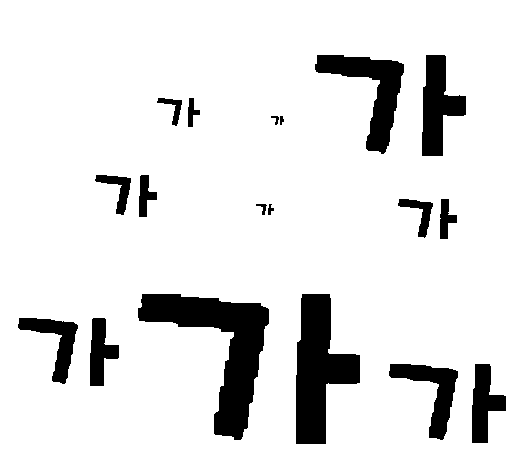
#> input picture img/findword.png, 526 x 465 px, found by its file name
$ python rectangleDectection.py
#> lines starting #> are read from the running program, lines starting #| are printed output that depends on the picture; after the words box and inside, x2 and y2 are one past the last pixel; in counts of white or black regions, pixels touching at a corner belong together
import cv2 as cv

# 이미지 파일 불러오기(컬러)
imgColor = cv.imread('img/findword.png', cv.IMREAD_COLOR)
#> imgColor is the input picture: shape (465, 526, 3); 89% white; 18 black regions, largest, box (x1, y1, x2, y2) and area: (138, 294, 269, 440) 7090, (296, 294, 360, 444) 5511, (315, 55, 404, 154) 3247

# 컬러 이미지를 그레이스케일로 변환
imgGrayscale = cv.cvtColor(imgColor, cv.COLOR_BGR2GRAY)
# cv.waitKey(0)

# 그레이스케일로 변환된 이미지를 바이너리로 변환
ret, imgBinary = cv.threshold(imgGrayscale, 127, 255, cv.THRESH_BINARY_INV|cv.THRESH_OTSU)
#> imgBinary: shape (465, 526); 11% white; 18 white regions
#> ret = 0
cv.imshow('original', imgColor)
cv.imshow('grayscale', imgGrayscale)
cv.imshow('binary', imgBinary)
cv.waitKey(0)

# contours = 동일한 색을 가지고 있는 영역의 경계선 정보
# RETR_EXTERNAL = contours 정보 중에서 바깥쪽 라인만 찾는다.
# CHAIN_APPROX_SIMPLE = contours 라인을 그릴 수 있는 포인트를 반환
contours, hierarchy = cv.findContours(imgBinary, cv.RETR_EXTERNAL, cv.CHAIN_APPROX_SIMPLE)
#> contours = 18 contours, 2 with area under 20; largest, box (x1, y1, x2, y2) and area: (138, 294, 269, 440) 6824, (296, 294, 360, 444) 5302, (315, 55, 404, 154) 3072, (422, 55, 466, 156) 2380, (389, 364, 458, 440) 1808

for count in contours:
    #countours의 꼭지점 갯수
    size = len(count)
    print(size)

    # epsilon = 근사 정확도, 외곽선 길이값 구하기 위한 값, 외곽선이 닫힌 폐외곽선 기준
    epsilon = 0.005 * cv.arcLength(count, True)
    # approx = epsilon값에 따라 꼭지점 수를 줄여서 새로운 도형을 반환
    approx = cv.approxPolyDP(count, epsilon, True)

    # 반환된 도형의 꼭지점 갯수
    size = len(approx)
    print(size)

    cv.line(imgColor, tuple(approx[0][0]), tuple(approx[size-1][0]), (0, 255, 0), 3)
    for k in range(size - 1):
        cv.line(imgColor, tuple(approx[k][0]), tuple(approx[k + 1][0]),(0, 255, 0), 3)
#> this loop made 18 passes
#> epsilon on passes 1 to 12: 1.1, 1.4, 0.948, 1.22, 2.12, 2.78, 0.148, 0.192, 0.557, 0.703, 0.572, 0.733
#> (printed output is left out)
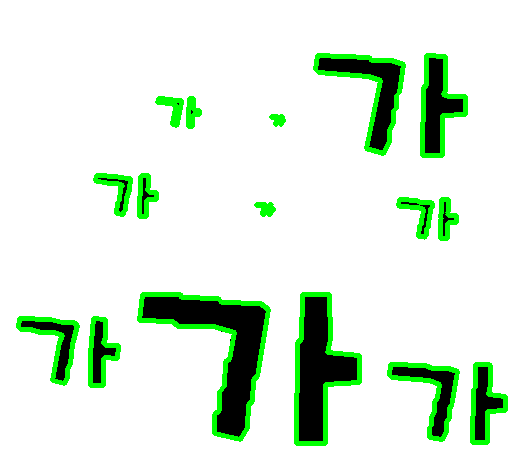
#> imgColor: shape (465, 526, 3); 6.44% of pixels changed, all inside (x1, y1, x2, y2) = (16, 53, 508, 446)

cv.imshow('result', imgColor)
cv.waitKey(0)

$ run again, with img/find_1.png copied over img/findword.png
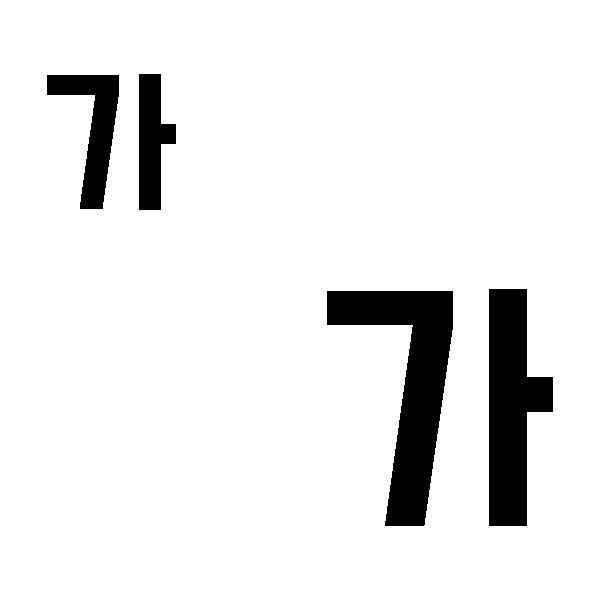
#> input picture img/find_1.png, 600 x 600 px, found by its file name
#> imgColor is the input picture: shape (600, 600, 3); 91.8% white; 4 black regions, box (x1, y1, x2, y2) and area: (327, 291, 453, 526) 12324, (489, 289, 553, 526) 9916, (47, 75, 119, 209) 4088, (139, 74, 176, 210) 3292
#> imgBinary: shape (600, 600); 8.2% white; 4 white regions
#> ret = 0
#> contours = 4 contours; box (x1, y1, x2, y2) and area: (327, 291, 453, 526) 11965, (489, 289, 553, 526) 9617, (47, 75, 119, 209) 3884, (139, 74, 176, 210) 3121
#> the loop `for count in contours:` made 4 passes
#> epsilon on passes 1 to 4: 3.7, 2.98, 2.1, 1.7
#> (printed output is left out)
#> after the loop `for count in contours:`:
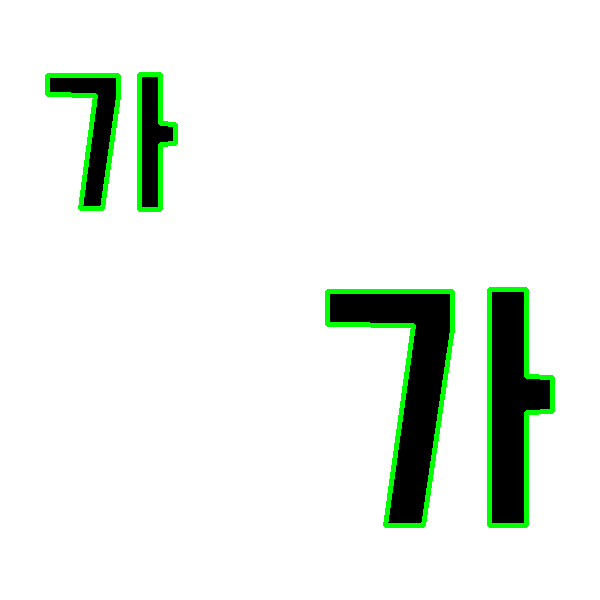
#> imgColor: shape (600, 600, 3); 2.83% of pixels changed, all inside (x1, y1, x2, y2) = (45, 72, 555, 528)

$ run again, with img/find_2.png copied over img/findword.png
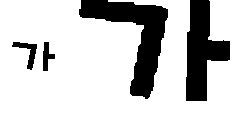
#> input picture img/find_2.png, 250 x 113 px, found by its file name
#> imgColor is the input picture: shape (113, 250, 3); 78.1% white; 4 black regions, box (x1, y1, x2, y2) and area: (79, 0, 168, 99) 3247, (186, 0, 230, 101) 2521, (12, 42, 37, 70) 241, (43, 42, 55, 71) 183
#> imgBinary: shape (113, 250); 21.9% white; 4 white regions
#> ret = 0
#> contours = 4 contours; box (x1, y1, x2, y2) and area: (79, 0, 168, 99) 3072, (186, 0, 230, 101) 2380, (12, 42, 37, 70) 193, (43, 42, 55, 71) 144
#> the loop `for count in contours:` made 4 passes
#> epsilon on passes 1 to 4: 0.381, 0.503, 1.43, 1.85
#> (printed output is left out)
#> after the loop `for count in contours:`:
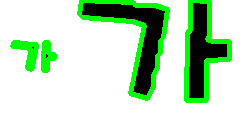
#> imgColor: shape (113, 250, 3); 13.44% of pixels changed, all inside (x1, y1, x2, y2) = (10, 0, 232, 103)

$ run again, with img/find_3.png copied over img/findword.png
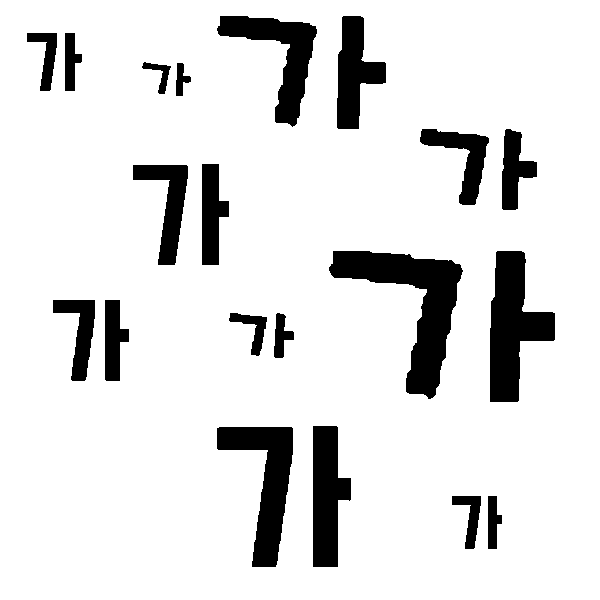
#> input picture img/find_3.png, 600 x 600 px, found by its file name
#> imgColor is the input picture: shape (600, 600, 3); 88% white; 20 black regions, largest, box (x1, y1, x2, y2) and area: (329, 251, 463, 399) 7079, (490, 251, 555, 402) 5507, (217, 427, 293, 567) 4701
#> imgBinary: shape (600, 600); 12% white; 20 white regions
#> ret = 0
#> contours = 20 contours; largest, box (x1, y1, x2, y2) and area: (329, 251, 463, 399) 6822, (490, 251, 555, 402) 5298, (217, 427, 293, 567) 4488, (217, 16, 317, 127) 3768, (313, 426, 351, 567) 3634
#> the loop `for count in contours:` made 20 passes
#> epsilon on passes 1 to 8: 0.644, 0.819, 2.19, 1.77, 0.612, 0.78, 1.02, 1.24
#> (printed output is left out)
#> after the loop `for count in contours:`:
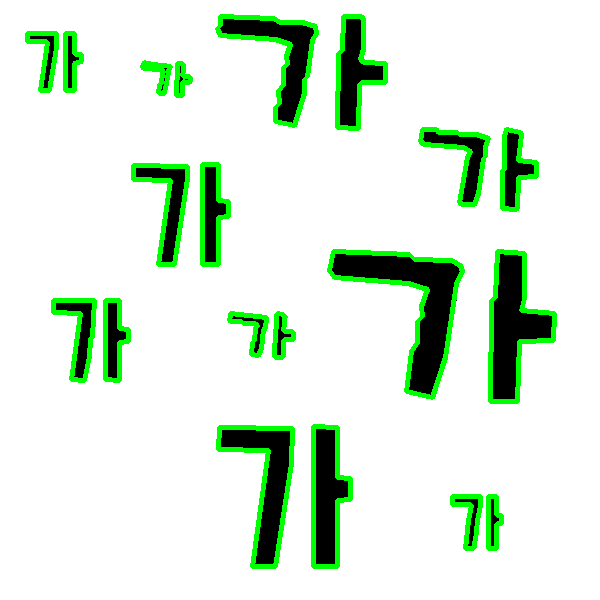
#> imgColor: shape (600, 600, 3); 6.76% of pixels changed, all inside (x1, y1, x2, y2) = (25, 14, 557, 569)
